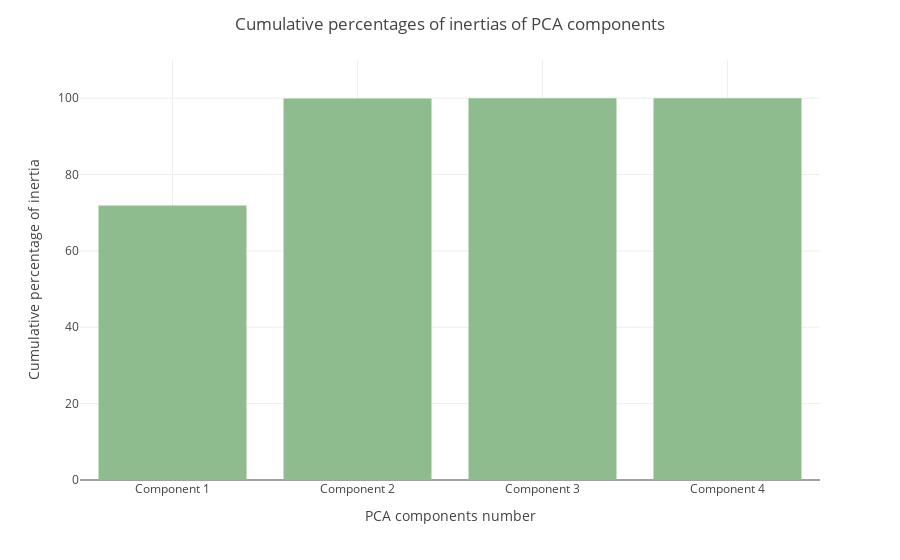

Source (notebook cell):
### Code cell
pca.components_barplot(n_components=None, mode=1, bar_color=None)

### Figure 1 — Plotly figure (JSON) as saved in the notebook; plotly's stock layout.template omitted (floating-point values rounded to 4 significant figures)
{"data": [{"alignmentgroup": "True", "hovertemplate": "x=%{x}<br>y=%{y}<extra></extra>", "legendgroup": "", "marker": {"color": "DarkSeaGreen", "pattern": {"shape": ""}}, "name": "", "offsetgroup": "", "orientation": "v", "showlegend": false, "textposition": "auto", "type": "bar", "x": ["Component 1", "Component 2", "Component 3", "Component 4"], "xaxis": "x", "y": [71.89, 99.88, 99.97, 100], "yaxis": "y"}], "layout": {"barmode": "relative", "legend": {"tracegroupgap": 0}, "margin": {"t": 60}, "title": {"text": "Cumulative percentages of inertias of PCA components"}, "xaxis": {"anchor": "y", "domain": [0, 1], "title": {"text": "PCA components number"}}, "yaxis": {"anchor": "x", "domain": [0, 1], "range": [0, 110], "title": {"text": "Cumulative percentage of inertia"}}}}
